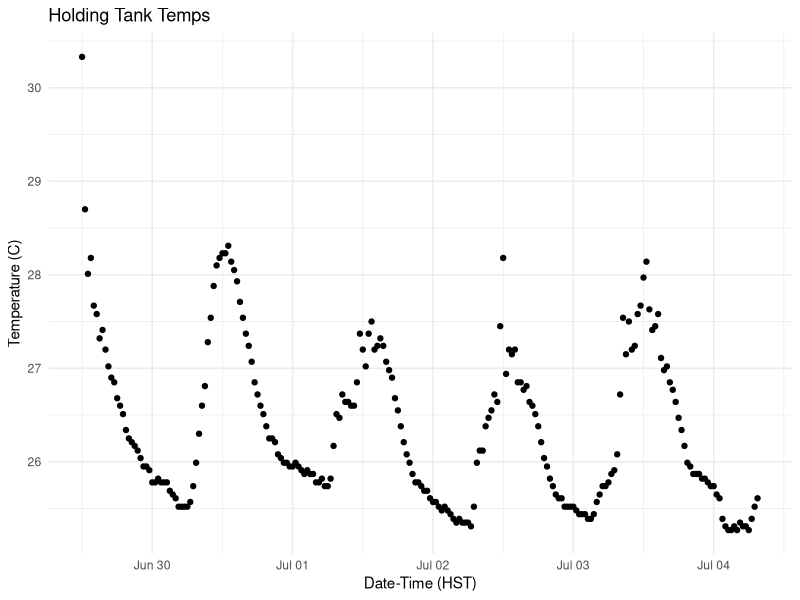
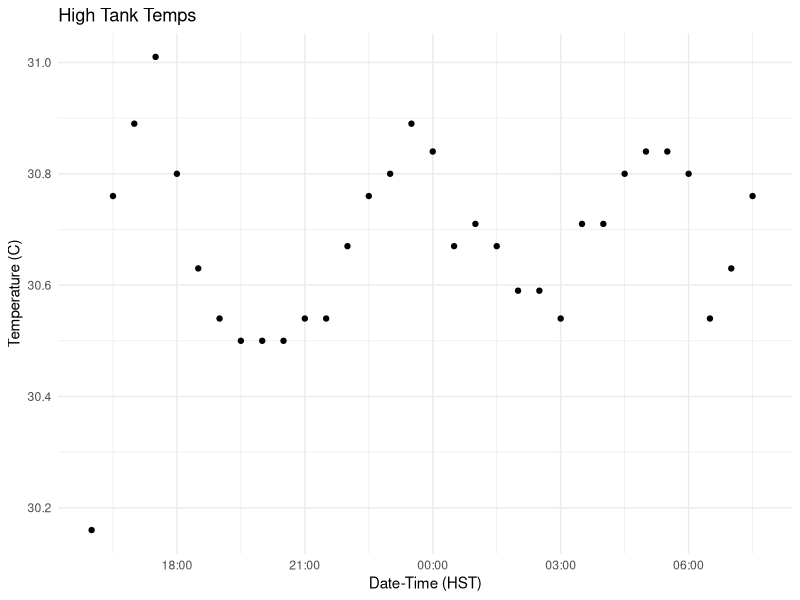

The R source for these figures, in order:
## ---- chunk 1
# Install packages
if ("tidyverse" %in% rownames(installed.packages()) == 'FALSE') install.packages('tidyverse')
if ("dplyr" %in% rownames(installed.packages()) == 'FALSE') install.packages('dplyr')
if ("lubridate" %in% rownames(installed.packages()) == 'FALSE') install.packages('lubridate')
if ("stringr" %in% rownames(installed.packages()) == 'FALSE') install.packages('stringr')

# Load packages
library(dplyr)
library(tidyverse)
library(lubridate)
library(stringr)
## ---- chunk 2
holdingtank <- read_csv("Holding tank  2024-07-04 07_40_27 HST (Data HST).csv")

hightank <- read_csv("High Tank 2024-07-04 07_39_15 HST (Data HST).csv")
## ---- chunk 3
holdingtank <- holdingtank %>%
  rename(
    temp = `Temperature   (°C)`,
    datetime = `Date-Time (HST)`,
    lux = `Light   (lux)`
  ) %>% 
  select(datetime, temp, lux)
## ---- chunk 4
holdingtank$datetime <- as.POSIXct(holdingtank$datetime, format="%m/%d/%Y %H:%M:%S")

class(holdingtank$datetime)
## ---- chunk 5
print(holdingtank)
## ---- chunk 6
# holding
ggplot(holdingtank, aes(x=datetime, y=temp)) +
  geom_point() +
  xlab("Date-Time (HST)") +
  ylab("Temperature (C)") +
  ggtitle("Holding Tank Temps") +
  theme_minimal()

## ---- chunk 7
hightank <- hightank %>%
  rename(
    temp = `Temperature   (°C)`,
    datetime = `Date-Time (HST)`,
    lux = `Light   (lux)`
  ) %>% 
  select(datetime, temp, lux)
## ---- chunk 8
hightank$datetime <- as.POSIXct(hightank$datetime, format="%m/%d/%Y %H:%M:%S")

class(hightank$datetime)
## ---- chunk 9
print(hightank)
## ---- chunk 10
ggplot(hightank, aes(x=datetime, y=temp)) +
  geom_point() +
  xlab("Date-Time (HST)") +
  ylab("Temperature (C)") +
  ggtitle("High Tank Temps") +
  theme_minimal()
